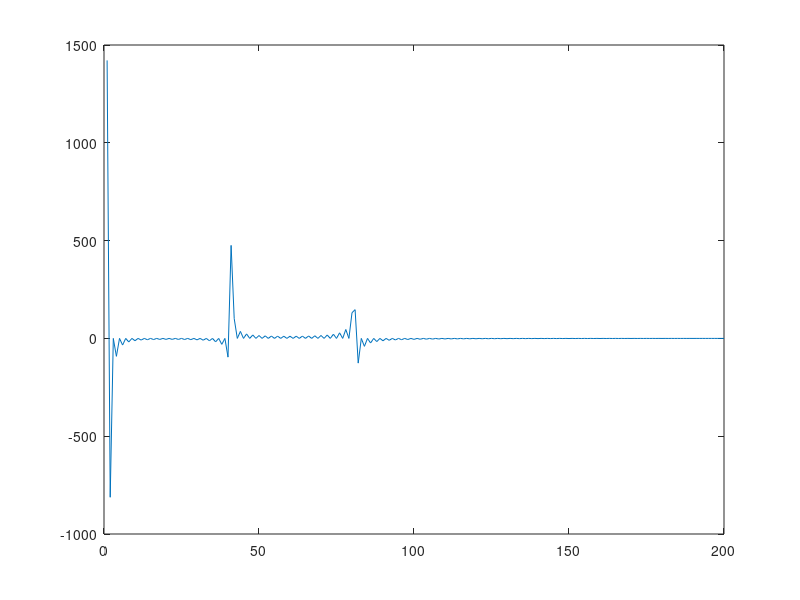

The MATLAB source for this figure: (Note: this script raises an error after producing the figure.)
close all;
clear; clc; 

%% org
m=1:1:200;
org = m+50*cos(m*2*pi/10) + 25*sin(m*2*pi/5);

dct_org = dct(org);
plot( dct_org);hold on;

% plot(n, samp)
dct_samp = dct(samp);
plot(scale_factor *dct_samp);grid on;
legend('org', 'dct');
%% sampled
n=0:2:200;
samp = n+50*cos(n*2*pi/10) + 25*sin(n*2*pi/5);
% plot(n, samp)
dct_samp = dct(samp);
plot(dct_samp);grid on;
legend('org', 'dct');
